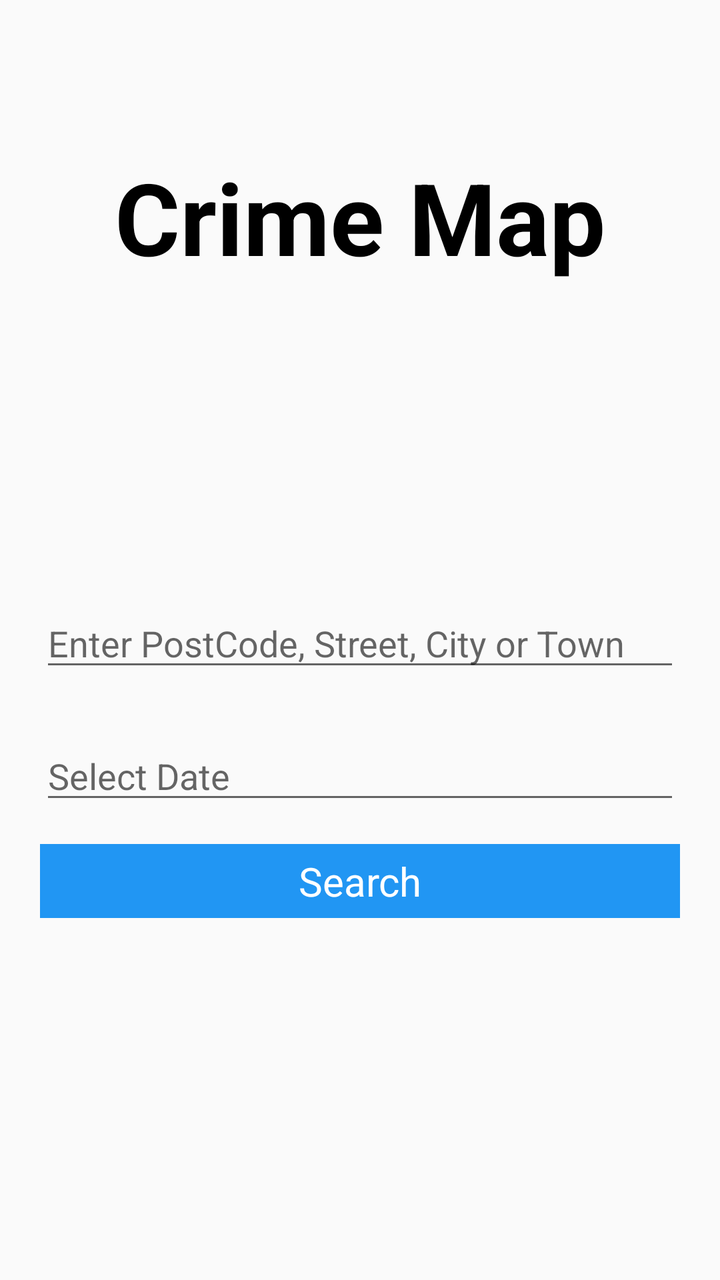
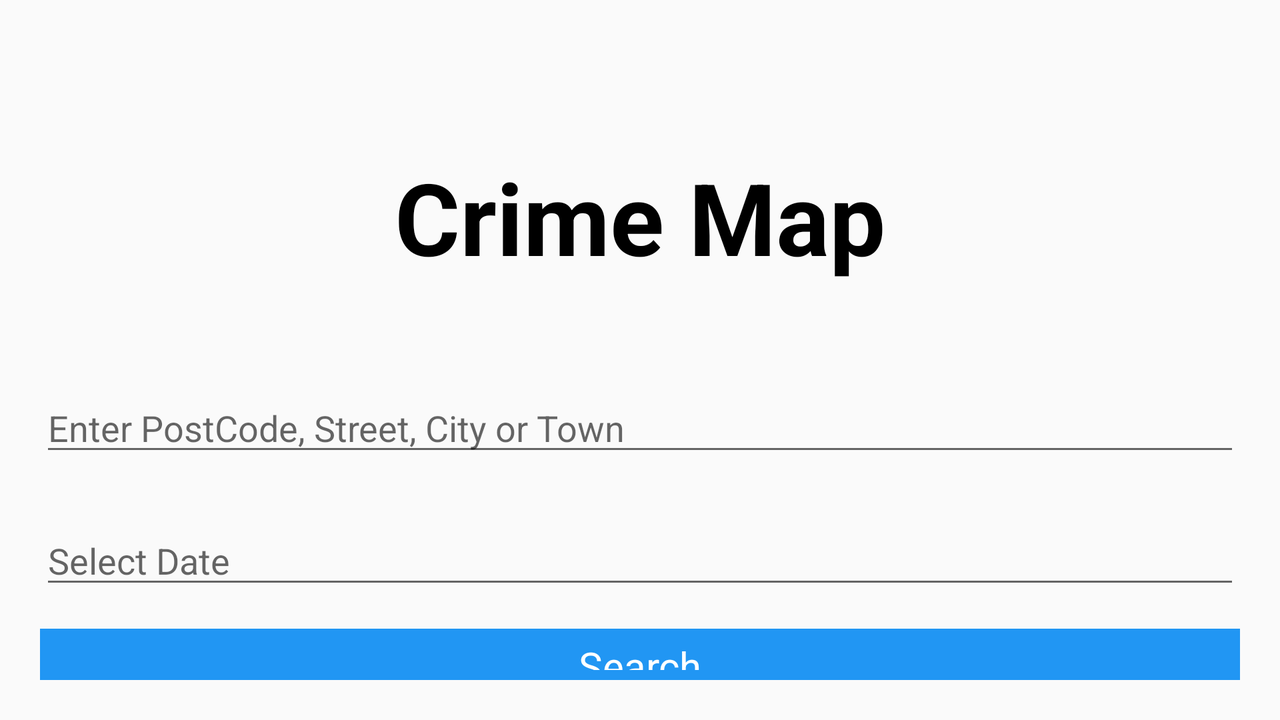

An Android layout and its configuration variant, each rendered on a device that would load it. The default file and the variant file are quoted in full after the pictures.
<!-- AndroidManifest.xml: application theme AppTheme -->
<!-- res/layout/fragment_search_location.xml -->
<RelativeLayout xmlns:android="http://schemas.android.com/apk/res/android"
    xmlns:tools="http://schemas.android.com/tools"
    xmlns:ads="http://schemas.android.com/apk/res-auto"
    android:layout_width="match_parent"
    android:layout_height="match_parent"
    tools:context=".SearchLocationFragment"
    style="@style/RelativeLayoutStyle">

    <TextView
        android:layout_width="wrap_content"
        android:layout_height="wrap_content"
        android:id="@+id/tvAppTitle"
        android:text="@string/app_name"
        android:textSize="50dp"
        android:layout_centerHorizontal="true"
        android:layout_marginTop="55dp"
        android:textStyle="bold"
        android:textColor="@color/colorBlack"
        />


    <AutoCompleteTextView
        android:layout_width="match_parent"
        android:layout_height="wrap_content"
        android:layout_centerVertical="true"
        android:id="@+id/etLocationSearch"
        android:hint="@string/etLocationPlaceHolder"
        android:inputType="text"
        android:maxLines="1"
        android:imeOptions="actionNext"
        android:nextFocusForward="@+id/editTextCrimeDate"
        />


    <EditText
        android:layout_width="match_parent"
        android:layout_height="wrap_content"
        android:layout_below="@+id/etLocationSearch"
        android:layout_marginTop="25dp"
        android:inputType="datetime"
        android:id="@+id/editTextCrimeDate"
        android:focusable="false"
        android:hint="@string/SelectDate"
        />

    <Button
        android:layout_width="match_parent"
        android:layout_height="wrap_content"
        android:layout_centerVertical="true"
        android:text="@string/btnLocationText"
        android:id="@+id/btnLocationSearch"
        android:layout_below="@id/editTextCrimeDate"
        android:layout_marginTop="15dp"
        />
    
    <include
        android:layout_width="wrap_content"
        android:layout_height="wrap_content"
        layout="@layout/shared_progressbar"
        android:layout_below="@+id/btnLocationSearch"
        android:id="@+id/include_progressbar"
        android:visibility="gone"
        />




    <include layout="@layout/shared_snackbar"/>


</RelativeLayout>
<!-- res/layout/shared_progressbar.xml (included above) -->
<?xml version="1.0" encoding="utf-8"?>

<RelativeLayout xmlns:android="http://schemas.android.com/apk/res/android"
    android:layout_width="wrap_content" android:layout_height="wrap_content">



    <ProgressBar
        android:layout_width="match_parent"
        android:layout_height="wrap_content"
        android:minHeight="20dp"
        android:layout_centerVertical="true"

        android:id="@+id/progressBar1"
        />

    <TextView
        android:layout_width="wrap_content"
        android:layout_height="wrap_content"
        android:layout_below="@+id/progressBar1"
        android:layout_marginTop="10dp"
        android:layout_centerHorizontal="true"
        android:id="@+id/tvProgressStatus"
        />


</RelativeLayout>
<!-- res/layout/shared_snackbar.xml (included above) -->
<?xml version="1.0" encoding="utf-8"?>

<android.support.design.widget.CoordinatorLayout
    android:layout_width="match_parent"
    android:layout_height="match_parent"
    android:layout_alignParentBottom="true"
    android:layout_centerHorizontal="true"
    android:id="@+id/snackbarPosition"
    xmlns:android="http://schemas.android.com/apk/res/android">
</android.support.design.widget.CoordinatorLayout>
<!-- resources referenced by this layout -->
<resources>
  <color name="colorBlack">#000000</color>
  <string name="SelectDate">Select Date</string>
  <string name="app_name">Crime Map</string>
  <string name="btnLocationText">Search</string>
  <string name="etLocationPlaceHolder">Enter PostCode, Street, City or Town</string>
  <!-- from res/values-v21/ -->
  <style name="RelativeLayoutStyle">
          <item name="android:padding">20dp</item>
      </style>
  <!-- from res/values-v21/ -->
  <style name="AppTheme" parent="Theme.AppCompat.Light.NoActionBar">
  
          <item name="android:actionBarStyle" tools:ignore="NewApi">@style/MyActionBar</item>
          <item name="actionBarStyle" tools:ignore="NewApi">@style/MyActionBar</item>
          <item name="android:buttonStyle">@style/ButtonStyle</item>
          <item name="android:editTextStyle">@style/editTextStyle</item>
          <item name="android:windowDrawsSystemBarBackgrounds">true</item>
          <item name="android:statusBarColor">@color/colorPrimaryDark</item>
          <item name="android:textViewStyle">@style/TextViewStyle</item>
      </style>
  <!-- from res/values-v21/ -->
  <style name="MyActionBar">
          <item name="colorPrimary">@color/colorPrimary</item>
          <item name="colorPrimaryDark">@color/colorPrimaryDark</item>
          <item name="android:background">@color/colorPrimary</item>
          <item name="background">@color/colorPrimary</item>
          <item name="android:colorBackground">@color/colorPrimary</item>
          <item name="android:windowBackground">@color/colorPrimary</item>
          <item name="android:icon">@drawable/ic_menu_white_24dp</item>
          <item name="icon">@drawable/ic_menu_white_24dp</item>
      </style>
  <!-- from res/values-v21/ -->
  <style name="ButtonStyle" parent="@android:style/Widget.Button">
          <item name="android:background">@color/colorPrimary</item>
          <item name="android:paddingRight">10dp</item>
          <item name="android:paddingLeft">10dp</item>
          <item name="android:paddingTop">5dp</item>
          <item name="android:paddingBottom">5dp</item>
          <item name="android:textSize">20sp</item>
          <item name="android:textColor">@color/colorWhite</item>
          <item name="android:textAllCaps">false</item>
      </style>
  <!-- from res/values-v21/ -->
  <style name="editTextStyle" parent="@android:style/Widget.EditText">
          <item name="android:padding">6dp</item>
      </style>
  <color name="colorPrimaryDark">#1976d2</color>
  <!-- from res/values-v21/ -->
  <style name="TextViewStyle">
          <item name="android:color">@color/colorBlack</item>
      </style>
  <color name="colorPrimary">#2196F3</color>
  <color name="colorWhite">#FFFFFF</color>
</resources>
<!-- res/layout-land/fragment_search_location.xml (the author's variant of the layout above) -->
<!-- drawn on the phone turned sideways -->
<RelativeLayout xmlns:android="http://schemas.android.com/apk/res/android"
    xmlns:tools="http://schemas.android.com/tools"
    android:layout_width="match_parent"
    android:layout_height="match_parent"
    tools:context=".SearchLocationFragment"
    style="@style/RelativeLayoutStyle"
    >

    <TextView
        android:layout_width="wrap_content"
        android:layout_height="wrap_content"
        android:id="@+id/tvAppTitle"
        android:text="@string/app_name"
        android:textSize="50dp"
        android:layout_centerHorizontal="true"
        android:layout_marginTop="55dp"
        android:textStyle="bold"
        android:textColor="@color/colorBlack"
        />

    <AutoCompleteTextView
        android:layout_width="match_parent"
        android:layout_height="wrap_content"
        android:layout_below="@+id/tvAppTitle"
        android:id="@+id/etLocationSearch"
        android:hint="@string/etLocationPlaceHolder"
        android:inputType="text"
        android:maxLines="1"
        android:imeOptions="actionNext"
        android:nextFocusForward="@+id/editTextCrimeDate"
        android:layout_marginTop="50dp"

        />


    <EditText
        android:layout_width="match_parent"
        android:layout_height="wrap_content"
        android:layout_below="@+id/etLocationSearch"
        android:layout_marginTop="25dp"
        android:inputType="datetime"
        android:id="@+id/editTextCrimeDate"
        android:focusable="false"
        android:hint="@string/SelectDate"
        />

    <Button
        android:layout_width="match_parent"
        android:layout_height="wrap_content"
        android:layout_centerVertical="true"
        android:text="@string/btnLocationText"
        android:id="@+id/btnLocationSearch"
        android:layout_below="@id/editTextCrimeDate"
        android:layout_marginTop="15dp"
        />



    <include
        android:layout_width="wrap_content"
        android:layout_height="wrap_content"
        layout="@layout/shared_progressbar"
        android:layout_below="@+id/btnLocationSearch"
        android:id="@+id/include_progressbar"
        android:visibility="gone"
        />


    <include layout="@layout/shared_snackbar"/>


</RelativeLayout>
